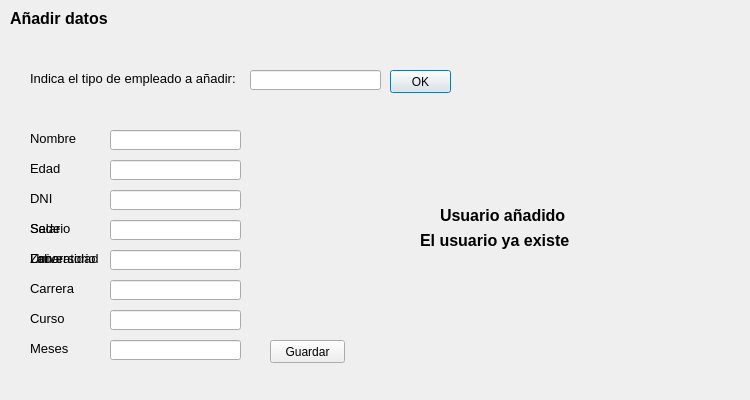
<?xml version="1.0" encoding="UTF-8"?>
<ui version="4.0">
 <class>InterfazAnadir</class>
 <widget class="QDialog" name="InterfazAnadir">
  <property name="geometry">
   <rect>
    <x>0</x>
    <y>0</y>
    <width>750</width>
    <height>400</height>
   </rect>
  </property>
  <property name="windowTitle">
   <string>Dialog</string>
  </property>
  <widget class="QLabel" name="label">
   <property name="geometry">
    <rect>
     <x>10</x>
     <y>10</y>
     <width>121</width>
     <height>16</height>
    </rect>
   </property>
   <property name="font">
    <font>
     <pointsize>12</pointsize>
     <weight>75</weight>
     <bold>true</bold>
    </font>
   </property>
   <property name="text">
    <string>Añadir datos</string>
   </property>
  </widget>
  <widget class="QLabel" name="label_2">
   <property name="geometry">
    <rect>
     <x>30</x>
     <y>70</y>
     <width>211</width>
     <height>16</height>
    </rect>
   </property>
   <property name="font">
    <font>
     <pointsize>10</pointsize>
    </font>
   </property>
   <property name="text">
    <string>Indica el tipo de empleado a añadir:</string>
   </property>
  </widget>
  <widget class="QLineEdit" name="tipo">
   <property name="geometry">
    <rect>
     <x>250</x>
     <y>70</y>
     <width>131</width>
     <height>20</height>
    </rect>
   </property>
   <property name="font">
    <font>
     <pointsize>10</pointsize>
    </font>
   </property>
  </widget>
  <widget class="QPushButton" name="ok">
   <property name="geometry">
    <rect>
     <x>390</x>
     <y>70</y>
     <width>61</width>
     <height>23</height>
    </rect>
   </property>
   <property name="text">
    <string>OK</string>
   </property>
  </widget>
  <widget class="QLineEdit" name="line1">
   <property name="geometry">
    <rect>
     <x>110</x>
     <y>130</y>
     <width>131</width>
     <height>20</height>
    </rect>
   </property>
   <property name="font">
    <font>
     <pointsize>10</pointsize>
    </font>
   </property>
  </widget>
  <widget class="QLineEdit" name="line2">
   <property name="geometry">
    <rect>
     <x>110</x>
     <y>160</y>
     <width>131</width>
     <height>20</height>
    </rect>
   </property>
   <property name="font">
    <font>
     <pointsize>10</pointsize>
    </font>
   </property>
  </widget>
  <widget class="QLineEdit" name="line4">
   <property name="geometry">
    <rect>
     <x>110</x>
     <y>220</y>
     <width>131</width>
     <height>20</height>
    </rect>
   </property>
   <property name="font">
    <font>
     <pointsize>10</pointsize>
    </font>
   </property>
  </widget>
  <widget class="QLineEdit" name="line3">
   <property name="geometry">
    <rect>
     <x>110</x>
     <y>190</y>
     <width>131</width>
     <height>20</height>
    </rect>
   </property>
   <property name="font">
    <font>
     <pointsize>10</pointsize>
    </font>
   </property>
  </widget>
  <widget class="QLineEdit" name="line7">
   <property name="geometry">
    <rect>
     <x>110</x>
     <y>310</y>
     <width>131</width>
     <height>20</height>
    </rect>
   </property>
   <property name="font">
    <font>
     <pointsize>10</pointsize>
    </font>
   </property>
  </widget>
  <widget class="QLineEdit" name="line8">
   <property name="geometry">
    <rect>
     <x>110</x>
     <y>340</y>
     <width>131</width>
     <height>20</height>
    </rect>
   </property>
   <property name="font">
    <font>
     <pointsize>10</pointsize>
    </font>
   </property>
  </widget>
  <widget class="QLineEdit" name="line6">
   <property name="geometry">
    <rect>
     <x>110</x>
     <y>280</y>
     <width>131</width>
     <height>20</height>
    </rect>
   </property>
   <property name="font">
    <font>
     <pointsize>10</pointsize>
    </font>
   </property>
  </widget>
  <widget class="QLineEdit" name="line5">
   <property name="geometry">
    <rect>
     <x>110</x>
     <y>250</y>
     <width>131</width>
     <height>20</height>
    </rect>
   </property>
   <property name="font">
    <font>
     <pointsize>10</pointsize>
    </font>
   </property>
  </widget>
  <widget class="QLabel" name="nombrelabel">
   <property name="geometry">
    <rect>
     <x>30</x>
     <y>130</y>
     <width>81</width>
     <height>16</height>
    </rect>
   </property>
   <property name="font">
    <font>
     <pointsize>10</pointsize>
    </font>
   </property>
   <property name="text">
    <string>Nombre</string>
   </property>
  </widget>
  <widget class="QLabel" name="edadlabel">
   <property name="geometry">
    <rect>
     <x>30</x>
     <y>160</y>
     <width>81</width>
     <height>16</height>
    </rect>
   </property>
   <property name="font">
    <font>
     <pointsize>10</pointsize>
    </font>
   </property>
   <property name="text">
    <string>Edad</string>
   </property>
  </widget>
  <widget class="QLabel" name="dnilabel">
   <property name="geometry">
    <rect>
     <x>30</x>
     <y>190</y>
     <width>81</width>
     <height>16</height>
    </rect>
   </property>
   <property name="font">
    <font>
     <pointsize>10</pointsize>
    </font>
   </property>
   <property name="text">
    <string>DNI</string>
   </property>
  </widget>
  <widget class="QLabel" name="salariolabel">
   <property name="geometry">
    <rect>
     <x>30</x>
     <y>220</y>
     <width>81</width>
     <height>16</height>
    </rect>
   </property>
   <property name="font">
    <font>
     <pointsize>10</pointsize>
    </font>
   </property>
   <property name="text">
    <string>Salario</string>
   </property>
  </widget>
  <widget class="QLabel" name="universidadlabel">
   <property name="geometry">
    <rect>
     <x>30</x>
     <y>250</y>
     <width>81</width>
     <height>16</height>
    </rect>
   </property>
   <property name="font">
    <font>
     <pointsize>10</pointsize>
    </font>
   </property>
   <property name="text">
    <string>Universidad</string>
   </property>
  </widget>
  <widget class="QLabel" name="carreralabel">
   <property name="geometry">
    <rect>
     <x>30</x>
     <y>280</y>
     <width>81</width>
     <height>16</height>
    </rect>
   </property>
   <property name="font">
    <font>
     <pointsize>10</pointsize>
    </font>
   </property>
   <property name="text">
    <string>Carrera</string>
   </property>
  </widget>
  <widget class="QLabel" name="cursolabel">
   <property name="geometry">
    <rect>
     <x>30</x>
     <y>310</y>
     <width>81</width>
     <height>16</height>
    </rect>
   </property>
   <property name="font">
    <font>
     <pointsize>10</pointsize>
    </font>
   </property>
   <property name="text">
    <string>Curso</string>
   </property>
  </widget>
  <widget class="QLabel" name="meseslabel">
   <property name="geometry">
    <rect>
     <x>30</x>
     <y>340</y>
     <width>81</width>
     <height>16</height>
    </rect>
   </property>
   <property name="font">
    <font>
     <pointsize>10</pointsize>
    </font>
   </property>
   <property name="text">
    <string>Meses</string>
   </property>
  </widget>
  <widget class="QLabel" name="sedelabel">
   <property name="geometry">
    <rect>
     <x>30</x>
     <y>220</y>
     <width>81</width>
     <height>16</height>
    </rect>
   </property>
   <property name="font">
    <font>
     <pointsize>10</pointsize>
    </font>
   </property>
   <property name="text">
    <string>Sede</string>
   </property>
  </widget>
  <widget class="QLabel" name="zonalabel">
   <property name="geometry">
    <rect>
     <x>30</x>
     <y>250</y>
     <width>81</width>
     <height>16</height>
    </rect>
   </property>
   <property name="font">
    <font>
     <pointsize>10</pointsize>
    </font>
   </property>
   <property name="text">
    <string>Zona</string>
   </property>
  </widget>
  <widget class="QLabel" name="laboratoriolabel">
   <property name="geometry">
    <rect>
     <x>30</x>
     <y>250</y>
     <width>81</width>
     <height>16</height>
    </rect>
   </property>
   <property name="font">
    <font>
     <pointsize>10</pointsize>
    </font>
   </property>
   <property name="text">
    <string>Laboratorio</string>
   </property>
  </widget>
  <widget class="QPushButton" name="guardar">
   <property name="geometry">
    <rect>
     <x>270</x>
     <y>340</y>
     <width>75</width>
     <height>23</height>
    </rect>
   </property>
   <property name="text">
    <string>Guardar</string>
   </property>
  </widget>
  <widget class="QLabel" name="label_4">
   <property name="geometry">
    <rect>
     <x>-10</x>
     <y>-200</y>
     <width>1024</width>
     <height>768</height>
    </rect>
   </property>
   <property name="minimumSize">
    <size>
     <width>1024</width>
     <height>0</height>
    </size>
   </property>
   <property name="text">
    <string/>
   </property>
   <property name="pixmap">
    <pixmap resource="imagenes.qrc">:/imagenes/fondo.PNG</pixmap>
   </property>
  </widget>
  <widget class="QLabel" name="anadido">
   <property name="geometry">
    <rect>
     <x>440</x>
     <y>200</y>
     <width>141</width>
     <height>31</height>
    </rect>
   </property>
   <property name="font">
    <font>
     <pointsize>12</pointsize>
     <weight>75</weight>
     <bold>true</bold>
    </font>
   </property>
   <property name="text">
    <string>Usuario añadido</string>
   </property>
  </widget>
  <widget class="QLabel" name="yaexiste">
   <property name="geometry">
    <rect>
     <x>420</x>
     <y>230</y>
     <width>181</width>
     <height>21</height>
    </rect>
   </property>
   <property name="font">
    <font>
     <pointsize>12</pointsize>
     <weight>75</weight>
     <bold>true</bold>
    </font>
   </property>
   <property name="text">
    <string>El usuario ya existe</string>
   </property>
  </widget>
  <zorder>label_4</zorder>
  <zorder>label</zorder>
  <zorder>label_2</zorder>
  <zorder>tipo</zorder>
  <zorder>ok</zorder>
  <zorder>line1</zorder>
  <zorder>line2</zorder>
  <zorder>line4</zorder>
  <zorder>line3</zorder>
  <zorder>line7</zorder>
  <zorder>line8</zorder>
  <zorder>line6</zorder>
  <zorder>line5</zorder>
  <zorder>nombrelabel</zorder>
  <zorder>edadlabel</zorder>
  <zorder>dnilabel</zorder>
  <zorder>salariolabel</zorder>
  <zorder>universidadlabel</zorder>
  <zorder>carreralabel</zorder>
  <zorder>cursolabel</zorder>
  <zorder>meseslabel</zorder>
  <zorder>sedelabel</zorder>
  <zorder>zonalabel</zorder>
  <zorder>laboratoriolabel</zorder>
  <zorder>guardar</zorder>
  <zorder>anadido</zorder>
  <zorder>yaexiste</zorder>
 </widget>
 <resources>
  <include location="imagenes.qrc"/>
 </resources>
 <connections/>
</ui>
